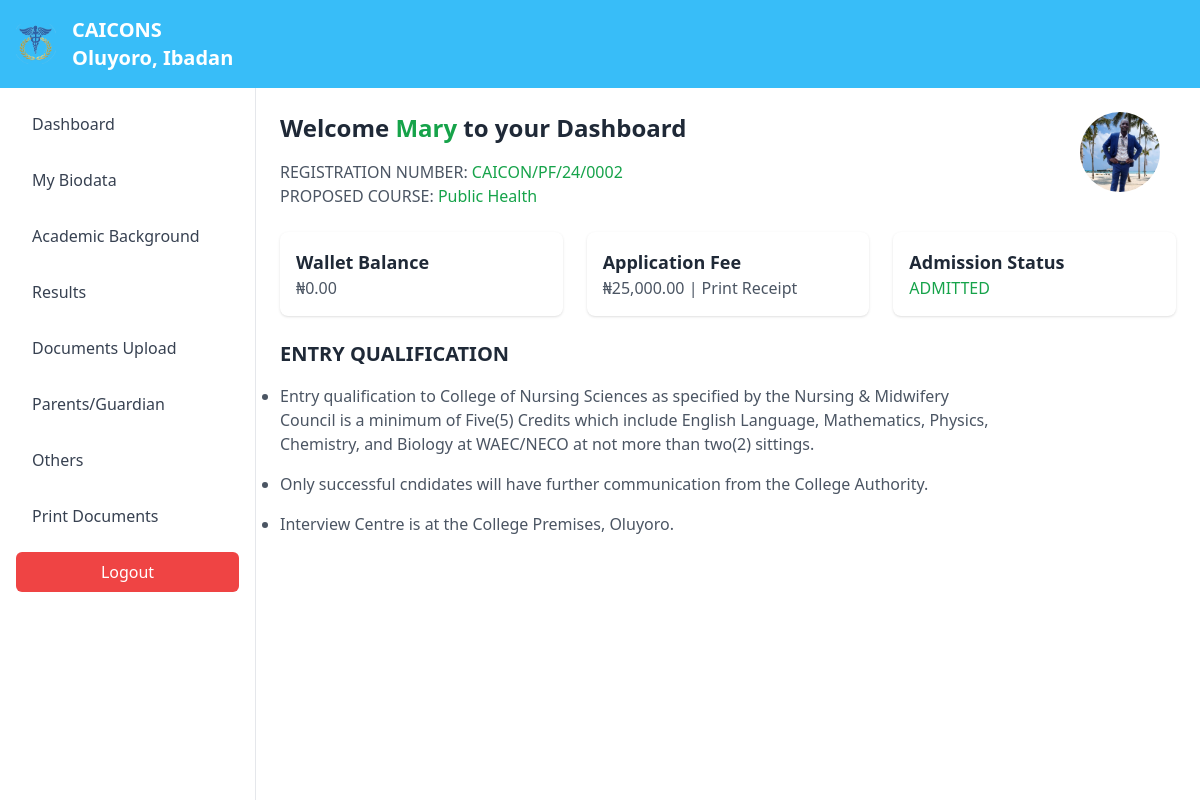
Before: /portal/applicant/dashboard.php (signed in) with the older database file.
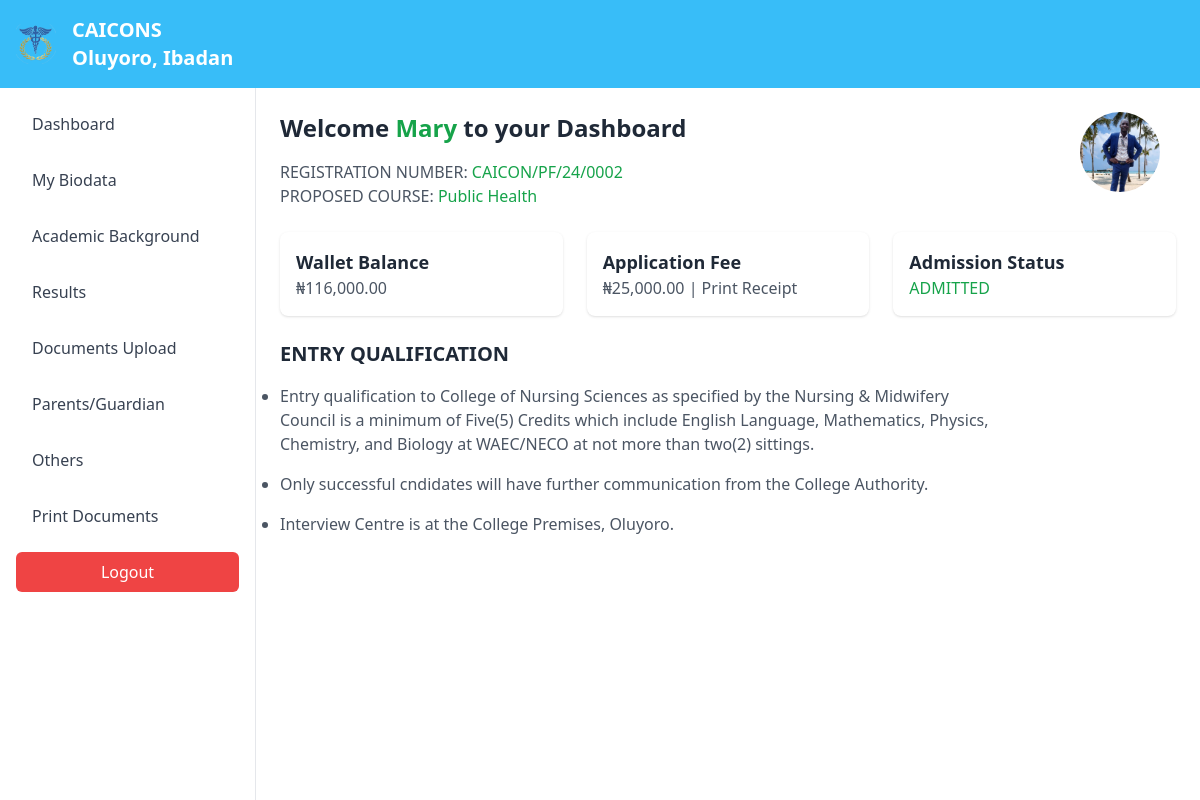
After: the same page with the newer database file.
### tables this page shows
CREATE TABLE `applicants` (
  `applicant_id` int(11) NOT NULL,
  `a_status` varchar(15) NOT NULL,
  `reg_num` varchar(50) NOT NULL,
  `pwd` varchar(255) NOT NULL,
  `p_decr` varchar(255) NOT NULL,
  `w_amt` varchar(20) NOT NULL,
  `surname` varchar(50) DEFAULT NULL,
  `first_name` varchar(50) DEFAULT NULL,
  `middle_name` varchar(50) DEFAULT NULL,
  `email` varchar(100) DEFAULT NULL,
  `phone_number` varchar(15) DEFAULT NULL,
  `nationality` varchar(50) DEFAULT NULL,
  `sch_session` varchar(10) DEFAULT NULL,
  `invoice_number` varchar(50) NOT NULL,
  `course_id` int(10) NOT NULL,
  `p_status` varchar(20) NOT NULL,
  `a_date` timestamp NOT NULL DEFAULT current_timestamp() ON UPDATE current_timestamp(),
  `dob` varchar(20) NOT NULL,
  `sex` varchar(6) NOT NULL,
  `marital_status` varchar(10) NOT NULL,
  `hometown` varchar(100) NOT NULL,
  `a_address` text NOT NULL,
  `state_of_origin` varchar(100) NOT NULL,
  `lga` varchar(50) NOT NULL,
  `contact_address` text NOT NULL
);

### portal/applicant/dashboard.php (the view, shortened to what this page needs)
<?php
include('../conx.php');
$username = $_SESSION['username'];
$sql = "SELECT * FROM applicants WHERE reg_num = '$username'";
$result = $conn->query($sql);
if ($result->num_rows > 0) {
    $data = $result->fetch_assoc();
    $course_id = $data['course_id'];
    $w_amt = $data['w_amt'];
    $a_status = $data['a_status'];
}
if($a_status == "PENDING" OR $a_status == "NOT ADMITTED"){
    $color = "text-red-600";
} else {
    $color = "text-green-600";
}
$sql2 = "SELECT * FROM courses where id = '$course_id'";
$result2 = $conn->query($sql2);
if ($result2->num_rows > 0) {
    $row = $result2->fetch_assoc();
    $course = $row['course'];
    $f_amount = $row['f_amount'];
}
$sql3 = "SELECT * FROM applicant_documents WHERE reg_num = '$username'";
$result = $conn->query($sql3);
if ($result->num_rows > 0) {
    $pic = $result->fetch_assoc();
    $passport = $pic['passport'];
}
?>
<!DOCTYPE html>
<html lang="en">
<head>
    <link href="https://cdn.jsdelivr.net/npm/tailwindcss@2.2.19/dist/tailwind.min.css" rel="stylesheet">
    <script src="https://cdn.tailwindcss.com"></script>
    <script src="https://cdn.jsdelivr.net/npm/tailwindcss-jit-cdn@tailwindcss/latest/dist/tailwind.min.js"></script>
    <link rel="stylesheet" href="https://cdnjs.cloudflare.com/ajax/libs/font-awesome/6.6.0/css/all.min.css" />
</head>
<body class="bg-white h-screen flex flex-col">
        <?php
            include('header.php');
        ?>
    <div class="flex flex-grow overflow-hidden">
        <?php
            include('navbar.php');
        ?>
        <main class="flex-grow p-6 overflow-auto">
            <div class="flex flex-row relative">
                <div class="flex-item">
                    <h2 class="text-2xl font-semibold text-gray-800 mb-4">Welcome <a href="#" class="text-green-600"><?= $data['first_name'] ?></a> to your Dashboard</h2>
                    <p class="text-gray-600">REGISTRATION NUMBER: <span class="text-green-600"><?php echo $username; ?></span></p>
                    <p class="text-gray-600 mb-6">PROPOSED COURSE: <span class="text-green-600"><?php echo $course; ?></span></p>
                </div>
                <div class="flex-item absolute right-0">
                    <img src="<?php echo $passport; ?>" alt="Passport" class="w-20 h-20 rounded-full mr-4">
                </div>
            </div>
            <div class="grid grid-cols-1 md:grid-cols-2 lg:grid-cols-3 gap-6">
                <div class="bg-white p-4 shadow rounded-lg">
                    <h3 class="font-semibold text-lg text-gray-800">Wallet Balance</h3>
                    <p class="text-gray-600">&#8358;<?php echo number_format($w_amt,2); ?></p>
                </div>
                <div class="bg-white p-4 shadow rounded-lg">
                    <h3 class="font-semibold text-lg text-gray-800">Application Fee</h3>
                    <p class="text-gray-600">&#8358;<?php echo number_format($f_amount,2); ?> | <a href="p_receipt2.php?reg_num=<?php echo $username; ?>">Print Receipt</a></p>
                </div>
                <div class="bg-white p-4 shadow rounded-lg">
                    <h3 class="font-semibold text-lg text-gray-800">Admission Status</h3>
                    <p class=<?php echo $color; ?>><?php echo $a_status; ?></p>
                </div>
            </div>
            <div class="mt-6">
                <h2 class="text-xl font-semibold text-gray-800 mb-4">ENTRY QUALIFICATION</h2>
                <ul class="list-disc text-gray-600 ">
                    <li class="mb-4">
                        Entry qualification to College of Nursing Sciences as specified by the Nursing & Midwifery<br>
                        Council is a minimum of Five(5) Credits which include English Language, Mathematics, Physics,<br>
                        Chemistry, and Biology at WAEC/NECO at not more than two(2) sittings.
                    </li>
                    <li class="mb-4">
                        Only successful cndidates will have further communication from the College Authority.
                    </li>
                    <li class="mb-4">
                        Interview Centre is at the College Premises, Oluyoro.
                    </li>
                </ul>
            </div>
        </main>
    </div>
</body>
</html>

Changed rows visible on the page:
changed applicants "Mary": w_amt "0.00" → "116,000.00"
